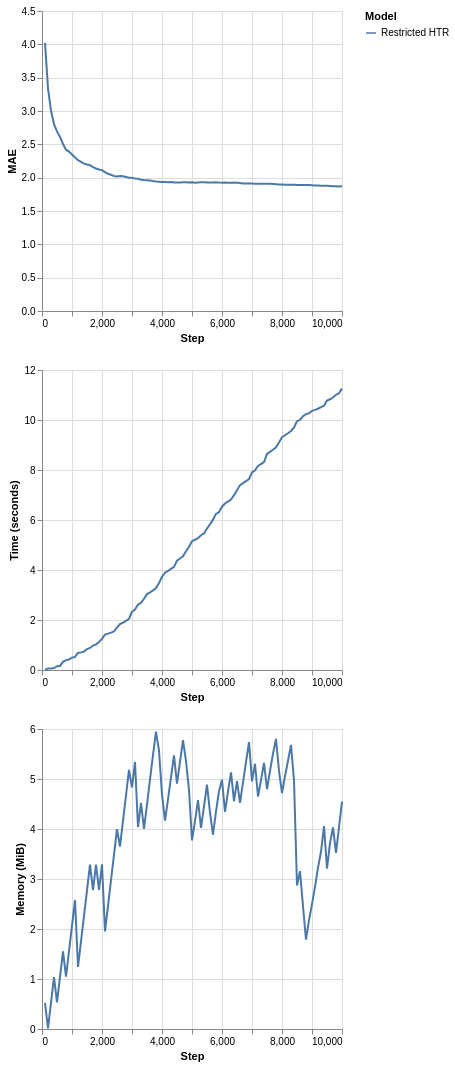

The notebook cell this image was saved under:
### Markdown cell above
In our example we use the `EBSTSplitter`, which is going to discussed later. For now, is enough to know that it is a mechanism to evaluate split candidates in the trees.

As we can see, our tree uses almost 10 MiB to keep its structure. Let's say we wanted to limit our memory usage to 5 MiB. How could we do that?

Note that we are using a illustration case here. In real applications, data may be unbounded, so the trees might grow indefinitely.

HTs expose some parameters related to memory management. The user can refer to the documentation for more details on that matter. Here, we are going to focus on two parameters:

- `max_size`: determines the maximum amount of memory (in MiB) that the HT can use.
- `memory_estimate_period`: intervals after which the memory-management is triggered.

We are going to limit our HTR to 5 MiB and perform memory checks at intervals of 500 instances.

### Code cell
plot_performance(
    synth.Friedman(seed=42).take(10_000),
    metrics.MAE(),
    {
        "Restricted HTR": (
            preprocessing.StandardScaler()
            | tree.HoeffdingTreeRegressor(
                splitter=tree.splitter.EBSTSplitter(),
                max_size=5,
                memory_estimate_period=500
            )
        )
    }
)

### Figure 1 — Vega-Lite specification as saved in the notebook (floating-point values rounded to 4 significant figures)
{"config": {"view": {"continuousWidth": 300, "continuousHeight": 300}}, "vconcat": [{"mark": {"type": "line"}, "encoding": {"color": {"field": "Model", "type": "nominal"}, "x": {"field": "Step", "type": "quantitative"}, "y": {"field": "Metric", "title": "MAE", "type": "quantitative"}}}, {"mark": {"type": "line"}, "encoding": {"color": {"field": "Model", "type": "nominal"}, "x": {"field": "Step", "type": "quantitative"}, "y": {"field": "Time", "title": "Time (seconds)", "type": "quantitative"}}}, {"mark": {"type": "line"}, "encoding": {"color": {"field": "Model", "type": "nominal"}, "x": {"field": "Step", "type": "quantitative"}, "y": {"field": "Memory", "title": "Memory (MiB)", "type": "quantitative"}}}], "data": {"name": "data-30939818a912d0f1d33e362b83e513e7"}, "$schema": "https://vega.github.io/schema/vega-lite/v6.1.0.json", "datasets": {"data-30939818a912d0f1d33e362b83e513e7": [{"Step": 100, "Metric": 4.023, "Time": 0.004737, "Memory": 0.5231, "Model": "Restricted HTR"}, {"Step": 200, "Metric": 3.34, "Time": 0.05945, "Memory": 0.01228, "Model": "Restricted HTR"}, {"Step": 300, "Metric": 3.007, "Time": 0.06452, "Memory": 0.5279, "Model": "Restricted HTR"}, {"Step": 400, "Metric": 2.803, "Time": 0.07781, "Memory": 1.039, "Model": "Restricted HTR"}, {"Step": 500, "Metric": 2.695, "Time": 0.1498, "Memory": 0.5321, "Model": "Restricted HTR"}, {"Step": 600, "Metric": 2.61, "Time": 0.1622, "Memory": 1.043, "Model": "Restricted HTR"}, {"Step": 700, "Metric": 2.506, "Time": 0.3267, "Memory": 1.554, "Model": "Restricted HTR"}, {"Step": 800, "Metric": 2.42, "Time": 0.3965, "Memory": 1.047, "Model": "Restricted HTR"}, {"Step": 900, "Metric": 2.391, "Time": 0.4164, "Memory": 1.559, "Model": "Restricted HTR"}, {"Step": 1000, "Metric": 2.346, "Time": 0.4896, "Memory": 2.07, "Model": "Restricted HTR"}, {"Step": 1100, "Metric": 2.303, "Time": 0.5247, "Memory": 2.581, "Model": "Restricted HTR"}, {"Step": 1200, "Metric": 2.262, "Time": 0.682, "Memory": 1.241, "Model": "Restricted HTR"}, {"Step": 1300, "Metric": 2.237, "Time": 0.7057, "Memory": 1.752, "Model": "Restricted HTR"}, {"Step": 1400, "Metric": 2.211, "Time": 0.7369, "Memory": 2.263, "Model": "Restricted HTR"}, {"Step": 1500, "Metric": 2.198, "Time": 0.8374, "Memory": 2.774, "Model": "Restricted HTR"}, {"Step": 1600, "Metric": 2.188, "Time": 0.8813, "Memory": 3.285, "Model": "Restricted HTR"}, {"Step": 1700, "Metric": 2.159, "Time": 0.978, "Memory": 2.778, "Model": "Restricted HTR"}, {"Step": 1800, "Metric": 2.137, "Time": 1.026, "Memory": 3.29, "Model": "Restricted HTR"}, {"Step": 1900, "Metric": 2.124, "Time": 1.121, "Memory": 2.783, "Model": "Restricted HTR"}, {"Step": 2000, "Metric": 2.113, "Time": 1.243, "Memory": 3.294, "Model": "Restricted HTR"}, {"Step": 2100, "Metric": 2.083, "Time": 1.419, "Memory": 1.953, "Model": "Restricted HTR"}, {"Step": 2200, "Metric": 2.058, "Time": 1.455, "Memory": 2.464, "Model": "Restricted HTR"}, {"Step": 2300, "Metric": 2.043, "Time": 1.496, "Memory": 2.975, "Model": "Restricted HTR"}, {"Step": 2400, "Metric": 2.026, "Time": 1.545, "Memory": 3.486, "Model": "Restricted HTR"}, {"Step": 2500, "Metric": 2.018, "Time": 1.694, "Memory": 3.997, "Model": "Restricted HTR"}, {"Step": 2600, "Metric": 2.023, "Time": 1.835, "Memory": 3.65, "Model": "Restricted HTR"}, {"Step": 2700, "Metric": 2.02, "Time": 1.896, "Memory": 4.162, "Model": "Restricted HTR"}, {"Step": 2800, "Metric": 2.009, "Time": 1.965, "Memory": 4.673, "Model": "Restricted HTR"}, {"Step": 2900, "Metric": 1.999, "Time": 2.042, "Memory": 5.184, "Model": "Restricted HTR"}, {"Step": 3000, "Metric": 2.0, "Time": 2.336, "Memory": 4.83, "Model": "Restricted HTR"}, {"Step": 3100, "Metric": 1.987, "Time": 2.415, "Memory": 5.341, "Model": "Restricted HTR"}, {"Step": 3200, "Metric": 1.983, "Time": 2.617, "Memory": 4.036, "Model": "Restricted HTR"}, {"Step": 3300, "Metric": 1.969, "Time": 2.687, "Memory": 4.522, "Model": "Restricted HTR"}, {"Step": 3400, "Metric": 1.964, "Time": 2.85, "Memory": 4.004, "Model": "Restricted HTR"}, {"Step": 3500, "Metric": 1.96, "Time": 3.036, "Memory": 4.49, "Model": "Restricted HTR"}, {"Step": 3600, "Metric": 1.957, "Time": 3.108, "Memory": 4.991, "Model": "Restricted HTR"}, {"Step": 3700, "Metric": 1.948, "Time": 3.186, "Memory": 5.476, "Model": "Restricted HTR"}, {"Step": 3800, "Metric": 1.943, "Time": 3.277, "Memory": 5.947, "Model": "Restricted HTR"}, {"Step": 3900, "Metric": 1.94, "Time": 3.475, "Memory": 5.567, "Model": "Restricted HTR"}, {"Step": 4000, "Metric": 1.934, "Time": 3.727, "Memory": 4.688, "Model": "Restricted HTR"}, {"Step": 4100, "Metric": 1.934, "Time": 3.895, "Memory": 4.169, "Model": "Restricted HTR"}, {"Step": 4200, "Metric": 1.933, "Time": 3.968, "Memory": 4.593, "Model": "Restricted HTR"}, {"Step": 4300, "Metric": 1.934, "Time": 4.042, "Memory": 5.033, "Model": "Restricted HTR"}, {"Step": 4400, "Metric": 1.928, "Time": 4.123, "Memory": 5.472, "Model": "Restricted HTR"}, {"Step": 4500, "Metric": 1.926, "Time": 4.377, "Memory": 4.907, "Model": "Restricted HTR"}, {"Step": 4600, "Metric": 1.928, "Time": 4.459, "Memory": 5.342, "Model": "Restricted HTR"}, {"Step": 4700, "Metric": 1.93, "Time": 4.549, "Memory": 5.776, "Model": "Restricted HTR"}, {"Step": 4800, "Metric": 1.932, "Time": 4.748, "Memory": 5.359, "Model": "Restricted HTR"}, {"Step": 4900, "Metric": 1.928, "Time": 4.93, "Memory": 4.778, "Model": "Restricted HTR"}, {"Step": 5000, "Metric": 1.93, "Time": 5.153, "Memory": 3.772, "Model": "Restricted HTR"}, {"Step": 5100, "Metric": 1.925, "Time": 5.21, "Memory": 4.155, "Model": "Restricted HTR"}, {"Step": 5200, "Metric": 1.929, "Time": 5.275, "Memory": 4.58, "Model": "Restricted HTR"}, {"Step": 5300, "Metric": 1.931, "Time": 5.392, "Memory": 4.023, "Model": "Restricted HTR"}, {"Step": 5400, "Metric": 1.93, "Time": 5.46, "Memory": 4.453, "Model": "Restricted HTR"}, {"Step": 5500, "Metric": 1.926, "Time": 5.658, "Memory": 4.887, "Model": "Restricted HTR"}, {"Step": 5600, "Metric": 1.926, "Time": 5.83, "Memory": 4.325, "Model": "Restricted HTR"}, {"Step": 5700, "Metric": 1.929, "Time": 6.014, "Memory": 3.885, "Model": "Restricted HTR"}, {"Step": 5800, "Metric": 1.93, "Time": 6.246, "Memory": 4.345, "Model": "Restricted HTR"}, {"Step": 5900, "Metric": 1.927, "Time": 6.318, "Memory": 4.754, "Model": "Restricted HTR"}, {"Step": 6000, "Metric": 1.925, "Time": 6.532, "Memory": 4.987, "Model": "Restricted HTR"}, {"Step": 6100, "Metric": 1.927, "Time": 6.662, "Memory": 4.344, "Model": "Restricted HTR"}, {"Step": 6200, "Metric": 1.925, "Time": 6.737, "Memory": 4.749, "Model": "Restricted HTR"}, {"Step": 6300, "Metric": 1.925, "Time": 6.819, "Memory": 5.133, "Model": "Restricted HTR"}, {"Step": 6400, "Metric": 1.926, "Time": 6.994, "Memory": 4.555, "Model": "Restricted HTR"}, {"Step": 6500, "Metric": 1.923, "Time": 7.192, "Memory": 4.958, "Model": "Restricted HTR"}, {"Step": 6600, "Metric": 1.921, "Time": 7.396, "Memory": 4.522, "Model": "Restricted HTR"}, {"Step": 6700, "Metric": 1.914, "Time": 7.472, "Memory": 4.931, "Model": "Restricted HTR"}, {"Step": 6800, "Metric": 1.911, "Time": 7.552, "Memory": 5.34, "Model": "Restricted HTR"}, {"Step": 6900, "Metric": 1.912, "Time": 7.641, "Memory": 5.738, "Model": "Restricted HTR"}, {"Step": 7000, "Metric": 1.911, "Time": 7.902, "Memory": 4.952, "Model": "Restricted HTR"}, {"Step": 7100, "Metric": 1.91, "Time": 7.984, "Memory": 5.305, "Model": "Restricted HTR"}, {"Step": 7200, "Metric": 1.91, "Time": 8.162, "Memory": 4.647, "Model": "Restricted HTR"}, {"Step": 7300, "Metric": 1.908, "Time": 8.238, "Memory": 4.979, "Model": "Restricted HTR"}, {"Step": 7400, "Metric": 1.908, "Time": 8.315, "Memory": 5.322, "Model": "Restricted HTR"}, {"Step": 7500, "Metric": 1.91, "Time": 8.643, "Memory": 4.795, "Model": "Restricted HTR"}, {"Step": 7600, "Metric": 1.908, "Time": 8.722, "Memory": 5.163, "Model": "Restricted HTR"}, {"Step": 7700, "Metric": 1.905, "Time": 8.808, "Memory": 5.506, "Model": "Restricted HTR"}, {"Step": 7800, "Metric": 1.902, "Time": 8.904, "Memory": 5.802, "Model": "Restricted HTR"}, {"Step": 7900, "Metric": 1.899, "Time": 9.098, "Memory": 5.163, "Model": "Restricted HTR"}, {"Step": 8000, "Metric": 1.898, "Time": 9.316, "Memory": 4.717, "Model": "Restricted HTR"}, {"Step": 8100, "Metric": 1.894, "Time": 9.39, "Memory": 5.054, "Model": "Restricted HTR"}, {"Step": 8200, "Metric": 1.893, "Time": 9.471, "Memory": 5.366, "Model": "Restricted HTR"}, {"Step": 8300, "Metric": 1.894, "Time": 9.56, "Memory": 5.683, "Model": "Restricted HTR"}, {"Step": 8400, "Metric": 1.893, "Time": 9.701, "Memory": 4.969, "Model": "Restricted HTR"}, {"Step": 8500, "Metric": 1.891, "Time": 9.953, "Memory": 2.873, "Model": "Restricted HTR"}, {"Step": 8600, "Metric": 1.891, "Time": 10.0, "Memory": 3.156, "Model": "Restricted HTR"}, {"Step": 8700, "Metric": 1.891, "Time": 10.15, "Memory": 2.456, "Model": "Restricted HTR"}, {"Step": 8800, "Metric": 1.89, "Time": 10.23, "Memory": 1.789, "Model": "Restricted HTR"}, {"Step": 8900, "Metric": 1.889, "Time": 10.27, "Memory": 2.179, "Model": "Restricted HTR"}, {"Step": 9000, "Metric": 1.887, "Time": 10.37, "Memory": 2.496, "Model": "Restricted HTR"}, {"Step": 9100, "Metric": 1.882, "Time": 10.41, "Memory": 2.844, "Model": "Restricted HTR"}, {"Step": 9200, "Metric": 1.882, "Time": 10.45, "Memory": 3.227, "Model": "Restricted HTR"}, {"Step": 9300, "Metric": 1.88, "Time": 10.51, "Memory": 3.544, "Model": "Restricted HTR"}, {"Step": 9400, "Metric": 1.878, "Time": 10.57, "Memory": 4.059, "Model": "Restricted HTR"}, {"Step": 9500, "Metric": 1.878, "Time": 10.78, "Memory": 3.21, "Model": "Restricted HTR"}, {"Step": 9600, "Metric": 1.876, "Time": 10.83, "Memory": 3.721, "Model": "Restricted HTR"}, {"Step": 9700, "Metric": 1.873, "Time": 10.9, "Memory": 4.032, "Model": "Restricted HTR"}, {"Step": 9800, "Metric": 1.871, "Time": 11.01, "Memory": 3.523, "Model": "Restricted HTR"}, {"Step": 9900, "Metric": 1.868, "Time": 11.07, "Memory": 4.036, "Model": "Restricted HTR"}, {"Step": 10000, "Metric": 1.87, "Time": 11.26, "Memory": 4.547, "Model": "Restricted HTR"}]}}
